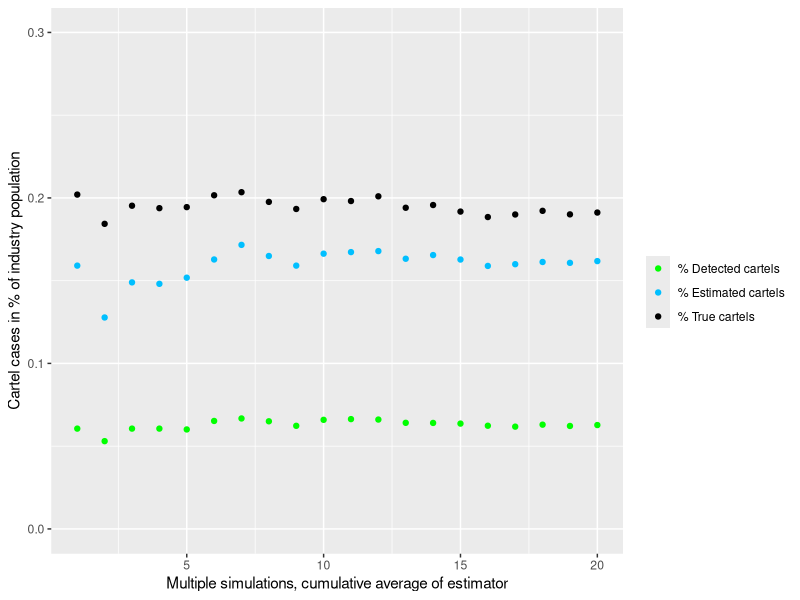

Source code (R):
## ---- chunk 1
knitr::opts_chunk$set(echo = TRUE, warning = FALSE, tidy=TRUE, tidy.opts = list(width.cutoff=80))
## ---- chunk 2
rm(list = ls())
## ---- chunk 3
library(psych)
library(dplyr)
library(ggplot2)
library(kableExtra)
## ---- chunk 4
# Set random seed
#op <- options(digits.secs = 6)
#sim_seed <- as.numeric(Sys.time())
#set.seed(sim_seed)

# Seed used for graphs and tables to get reproducible code
sim_seed <- 1673465635 # seed for enforcement 
set.seed(sim_seed)
## ---- chunk 5
get_input <- function(id) {
   input <- tibble(
     sim_id = id,
     n = 99, # number of industries
     seed = sim_seed,
     periods = 4,
     share_no_z = 0.5, # share of time periods without policy shock
     sigma1 = 0.2,
     sigma2 = 0.4,
     sigma_re = 0.5
     )
}
## ---- chunk 6
get_basic_output <- function(input) {
  output <- input %>%
    mutate(D = 0,
           C = 0,
           ARE = 0,
           LATE = 0,
           E_D1D2Z = 0,
           E_D1D2 = 0,
           C_hat1 = 0,
           C_hat = 0,
           compliers = 0)
}
## ---- chunk 7
build_panel <- function(ip) {
  nf <- 2:10 # number of firms in industry
  n_firms_in <- rep(nf, ip$n/length(nf))
  ind_id <- 1:ip$n
  t_in <- 1:ip$periods
  periods_no_z <- round(ip$periods * ip$share_no_z, 0)
  periods_z <- ip$periods - periods_no_z
  Z_in <- c(rep(0, periods_no_z), rep(1, periods_z))
  c_value_in <- runif(ip$n) 
  d_value_in = runif(ip$n*ip$periods)
  
  df <- tibble(
    sim_id = ip$sim_id,
    t = rep(t_in, each=ip$n),
    ind_id = rep(ind_id, length(t_in)),
    n_firms = rep(n_firms_in, length(t_in)),
    Z = rep(Z_in, each=ip$n),
    prob_c = 1/n_firms,
    prob_c_rep = 1/(2*n_firms),
    c_value = rep(c_value_in, length(t_in)),
    prob_d = ifelse(Z==0, ip$sigma1, ip$sigma2),
    prob_d_rep = ip$sigma_re,
    d_value = d_value_in,
    C = ifelse(t==1, as.numeric(c_value <= prob_c), 0),
    D1 = 0,
    D2 = C * ifelse(t==1, as.numeric(d_value <= prob_d), 0)
  )
  df <- arrange(df, ind_id, t)
}
simulate_detection <- function(df) {
  for (j in 1:length(df$t)){
    if (df$t[j] > 1) {
      df$D1[j] <- ifelse(df$D2[j-1]==1, 1, 0)  # 1 for detected yesterday. 
      df$C[j] <- ifelse(df$D1[j]==1, as.numeric(df$c_value[j] <= df$prob_c_rep[j]), as.numeric(df$c_value[j] <= df$prob_c[j])) 
      df$D2[j] <- df$C[j] * ifelse(df$D1[j]==1, as.numeric(df$d_value[j] <= df$prob_d_rep[j]), as.numeric(df$d_value[j] <= df$prob_d[j])) 
    }
  }
  return(df)
}
add_complier <- function(df) {
df <- df %>%
    group_by(ind_id) %>%
  mutate(complier1 = as.numeric((lead(D2==1) & (Z==0)))) %>% 
  mutate(complier1 = ifelse(is.na(complier1), 0, complier1)) %>%
  mutate(complier2 = as.numeric(lead(complier1==1))) %>%
  mutate(complier2 = ifelse(is.na(complier2), 0, complier2)) %>%
  mutate(complier3 = ifelse((complier1 + complier2) > 0,1,0)) %>%
  mutate(complier = max(complier3)) %>%
  mutate(D1D2 = D1*D2)
}
## ---- chunk 8
estimate_output <- function(df, ip) {
  df_comp = df[df$complier==1,]
  op <- ip %>%
    mutate(D = mean(df$D2),
           C = mean(df$C),
           ARE = mean(df$D2 - df$D1D2),
           LATE = mean(df_comp$D2 - df_comp$D1D2),
           E_D1D2Z = mean(df$D1D2Z),
           E_D1D2 = mean(df$D1D2),
           C_hat1 = ARE/LATE,
           C_hat = ifelse(D>C_hat1, D, C_hat1),
           compliers = mean(df$complier))
  op
}
## ---- chunk 9
n_sims <- 20
ip1 <- get_input(1)
output <- get_basic_output(ip1)

for (j in 1:n_sims) {
  ip <- get_input(j)
  pd <- build_panel(ip)
  pd <- simulate_detection(pd)
  pd <- add_complier(pd)
  op <- estimate_output(pd, ip)
  output[j,] <- op
}
## ---- chunk 10
output$avg_C <- cumsum(output$C)/output$sim_id
output$avg_D <- cumsum(output$D)/output$sim_id
output$avg_C_hat1 <- cumsum(output$C_hat1)/output$sim_id
output$avg_C_hat <- cumsum(output$C_hat)/output$sim_id
## ---- chunk 11
ggplot(output) +
  geom_point(aes(x=sim_id, y=avg_C_hat, colour="% Estimated cartels"), alpha=1, size=1.5) +
  geom_point(aes(x=sim_id, y=avg_C, colour="% True cartels"), alpha=1, size=1.5) +
  geom_point(aes(x=sim_id, y=avg_D, colour="% Detected cartels"), alpha=1, size=1.5) +
  scale_color_manual(name = "", values = c("green", "deepskyblue", "black")) +
  ylim(0, 0.3) +
  ylab("Cartel cases in % of industry population") +
  xlab("Multiple simulations, cumulative average of estimator")
